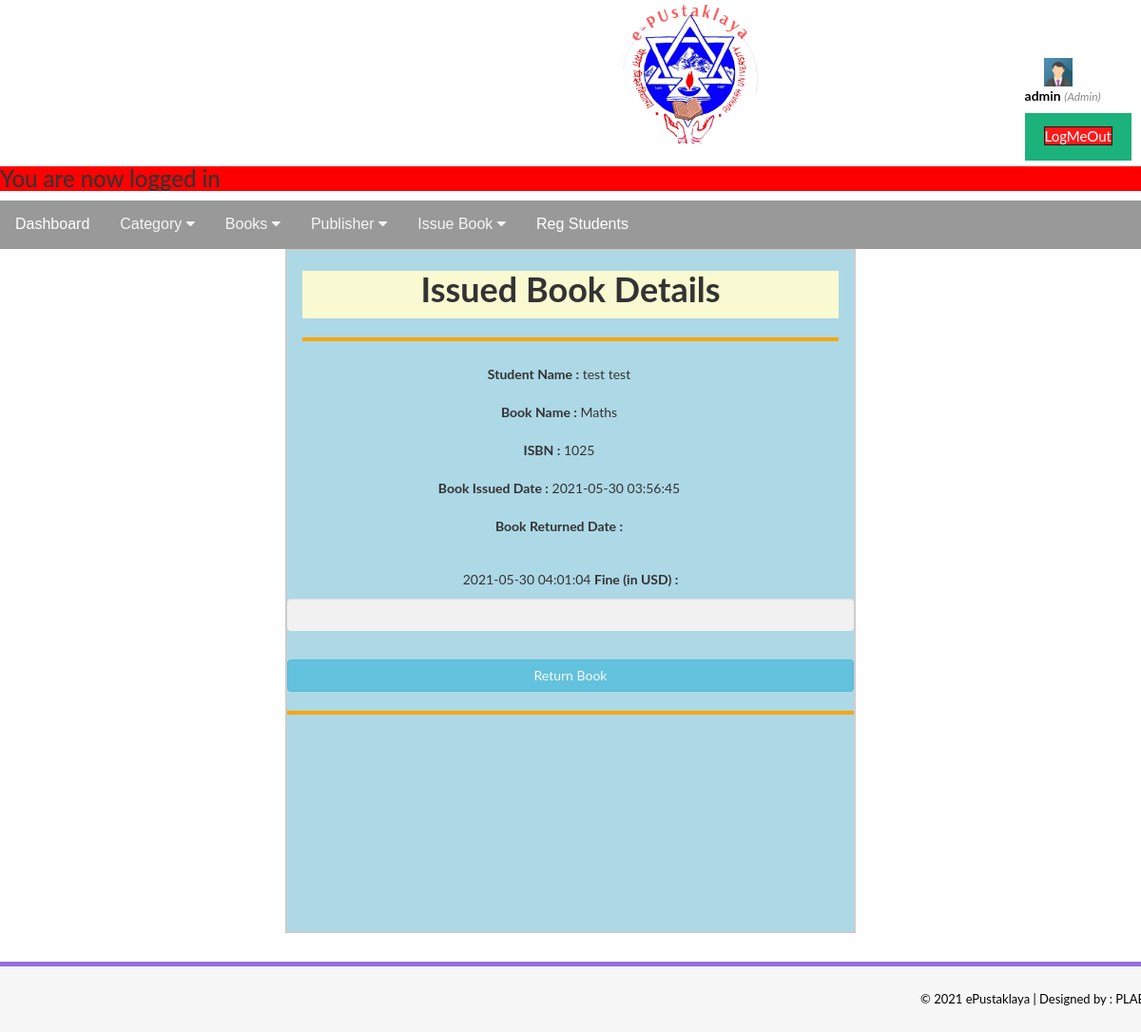
The page /admin/updateissuedbooks.php?rid=32 (signed in) on the database its author committed.
### tables this page shows
CREATE TABLE `tblissuedbookdetails` (
  `id` int(11) NOT NULL,
  `BookId` int(11) DEFAULT NULL,
  `StudentID` varchar(150) DEFAULT NULL,
  `IssuesDate` timestamp NULL DEFAULT current_timestamp(),
  `ReturnDate` timestamp NULL DEFAULT NULL ON UPDATE current_timestamp(),
  `ReturnStatus` int(1) DEFAULT NULL,
  `fine` int(11) DEFAULT NULL
);

CREATE TABLE `accounts` (
  `id` int(11) NOT NULL,
  `username` varchar(50) NOT NULL,
  `email` varchar(255) NOT NULL,
  `user_type` varchar(255) DEFAULT NULL,
  `password` varchar(255) NOT NULL,
  `created_at` datetime DEFAULT current_timestamp(),
  `FullName` varchar(120) DEFAULT NULL,
  `MobileNumber` char(11) DEFAULT NULL,
  `Status` int(1) DEFAULT NULL,
  `RegDate` timestamp NULL DEFAULT current_timestamp(),
  `UpdationDate` timestamp NULL DEFAULT NULL ON UPDATE current_timestamp()
);

CREATE TABLE `tblbooks` (
  `id` int(11) NOT NULL,
  `BookName` varchar(255) DEFAULT NULL,
  `CatId` int(11) DEFAULT NULL,
  `AuthorId` int(11) DEFAULT NULL,
  `ISBNNumber` int(11) DEFAULT NULL,
  `BookPrice` int(11) DEFAULT NULL,
  `RegDate` timestamp NULL DEFAULT current_timestamp(),
  `UpdationDate` timestamp NULL DEFAULT NULL ON UPDATE current_timestamp()
);

### admin/updateissuedbooks.php (the view, shortened to what this page needs)
<?php
include('includes/connection1.php');
function isLoggedIn()
{
    if (isset($_SESSION['user'])) {
        return true;
    }else{
        return false;
    }
}
if (!isLoggedIn()) {
  $_SESSION['msg'] = "You must log in first";
  header('location:../index.php');
}
else{
?>
<!DOCTYPE html>
<html xmlns="http://www.w3.org/1999/xhtml">
<head>
    <link href="assets/css/bootstrap.css" rel="stylesheet" />
    <link href="assets/css/font-awesome.css" rel="stylesheet" />
    <link href="assets/css/style.css" rel="stylesheet" />
</head>
<body style=" background: url(back.jpg) no-repeat center center fixed;
  -webkit-background-size: cover;
  -moz-background-size: cover;
  -o-background-size: cover;
  background-size: cover;">
<?php include('includes/header1.php');?>
                <form   role="form" method="post" style="top: 20px; bottom: 20px; text-align: center; border:2px solid #ccc; width:600px; height: 720px ; margin: 0 auto; background-color: lightblue;">
                  <div class="container1">
                     <h1 style="font-weight: bold; background-color:lightgoldenrodyellow; height: 50px; margin-top: 5px;">Issued Book Details</h1>
                        <hr>
                    <?php
                    $rid=intval($_GET['rid']);
                    $sql = "SELECT accounts.FullName,tblbooks.BookName,tblbooks.ISBNNumber,tblissuedbookdetails.IssuesDate,tblissuedbookdetails.ReturnDate,tblissuedbookdetails.id as rid,tblissuedbookdetails.fine,tblissuedbookdetails.ReturnStatus from  tblissuedbookdetails join accounts on accounts.id=tblissuedbookdetails.StudentID join tblbooks on tblbooks.id=tblissuedbookdetails.BookId where tblissuedbookdetails.id=:rid";
                    $query = $dbh -> prepare($sql);
                    $query->bindParam(':rid',$rid,PDO::PARAM_STR);
                    $query->execute();
                    $results=$query->fetchAll(PDO::FETCH_OBJ);
                    if($query->rowCount() > 0)
                    {
                    foreach($results as $result)
                    {               ?>
                    <div class="clearfix1">
                <div class="form-group">
                <label >Student Name :</label>
                <?php echo htmlentities($result->FullName);?>
                </div>
                <div class="form-group">
                <label>Book Name :</label>
                <?php echo htmlentities($result->BookName);?>
                </div>
                <div class="form-group">
                <label>ISBN :</label>
                <?php echo htmlentities($result->ISBNNumber);?>
                </div>
                <div class="form-group">
                <label>Book Issued Date :</label>
                <?php echo htmlentities($result->IssuesDate);?>
                </div>
                <div class="form-group">
                <label>Book Returned Date :</label>
                      </div>
                    </div>
                  </div>
                <?php if($result->ReturnDate=="")
                                            {
                                                echo htmlentities("Not Return Yet");
                                            } else {
                                            echo htmlentities($result->ReturnDate);
}
                                            ?>
        <label>Fine (in USD) :</label>
        <?php
        if($result->fine=="")
        {?>
        <input class="form-control" type="text" name="fine" id="fine"  required />
        <?php }else {
        echo htmlentities($result->fine);
        }
        ?>
        <?php if($result->ReturnStatus==0){?>
        <button type="submit" name="return" id="submit" class="btn btn-info">Return Book </button>
  <hr>
        <?php }}} ?>
     </form>
  <?php include('includes/footer.php');?>
</body>
</html>
<?php } ?>

### admin/styleadmin.css (style rules this page uses)
body { font-family: "Lato", sans-serif; background-color: #e4e9f0; }

### admin/updateissuedbooks.php (style rules this page uses)
input[type=text], input[type=password] { width: 100%; padding: 15px; margin: 5px 0 22px 0; display: inline-block; border: none; background: #f1f1f1; }
hr { border: 2px solid; margin-bottom: 25px; color: orange; }
button { background-color: #04AA6D; color: white; padding: 14px 20px; margin: 8px 0; border: none; cursor: pointer; width: 100%; opacity: 0.9; }
.container1 { padding: 16px; }
.clearfix1 { width:540px; }
.clearfix1::after { content: ""; clear: both; display: table; }

### rows shown on the page
tblissuedbookdetails: accounts.FullName "test test", BookId.BookName "Maths", BookId.ISBNNumber "1025", IssuesDate "2021-05-30 03:56:45", ReturnDate "2021-05-30 04:01:04", shows "Return Book"

### other values the page prints
$_SESSION['success'] "You are now logged in"
$_SESSION['user']['username'] "admin"
$_SESSION['user']['user_type'] "Admin"
